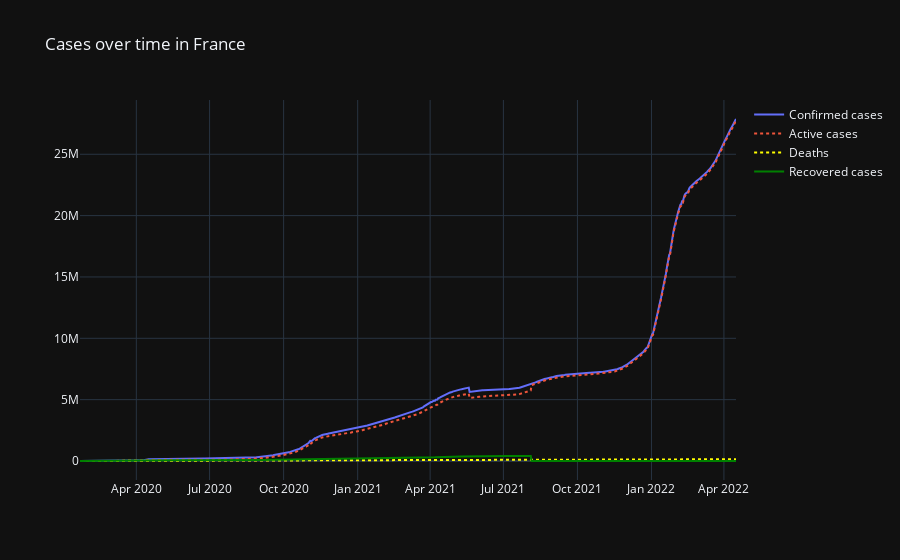

Notebook code cell kept with this figure:
### Code cell
NP = (df.loc[df['Country/Region'] == 'France'])
NP['Active'] = NP['Confirmed']-(NP['Recovered'] + NP['Deaths'])
NP =NP.groupby('Date')['Confirmed','Recovered', 'Deaths','Active'].sum()
Data_Nepal = NP.reset_index()
Data_Nepal['Date'] = pd.to_datetime(Data_Nepal['Date'])

fig = go.Figure()
fig.add_trace(go.Scatter(x=Data_Nepal['Date'], y=Data_Nepal['Confirmed'],
                    mode='lines',
                    name='Confirmed cases'))

fig.add_trace(go.Scatter(x=Data_Nepal['Date'], y=Data_Nepal['Active'],
                    mode='lines',
                    name='Active cases',line=dict( dash='dot')))
fig.add_trace(go.Scatter(x=Data_Nepal['Date'], y=Data_Nepal['Deaths'],name='Deaths',
                                   marker_color='yellow',mode='lines',line=dict( dash='dot') ))
fig.add_trace(go.Scatter(x=Data_Nepal['Date'], y=Data_Nepal['Recovered'],
                    mode='lines',
                    name='Recovered cases',marker_color='green'))
fig.update_layout(
    title='Cases over time in France',
    template='plotly_dark',

)

fig.show()

### Figure 1 — Plotly figure (JSON) as saved in the notebook; plotly's stock layout.template omitted (floating-point values rounded to 4 significant figures; data arrays with more than 128 entries replaced by an {"elided": "..."} marker saying what was removed)
{"data": [{"mode": "lines", "name": "Confirmed cases", "type": "scatter", "x": {"elided": "816 str values"}, "y": {"elided": "816 int values"}}, {"line": {"dash": "dot"}, "mode": "lines", "name": "Active cases", "type": "scatter", "x": {"elided": "816 str values"}, "y": {"elided": "816 int values"}}, {"line": {"dash": "dot"}, "marker": {"color": "yellow"}, "mode": "lines", "name": "Deaths", "type": "scatter", "x": {"elided": "816 str values"}, "y": {"elided": "816 int values"}}, {"marker": {"color": "green"}, "mode": "lines", "name": "Recovered cases", "type": "scatter", "x": {"elided": "816 str values"}, "y": {"elided": "816 int values"}}], "layout": {"title": {"text": "Cases over time in France"}}}
